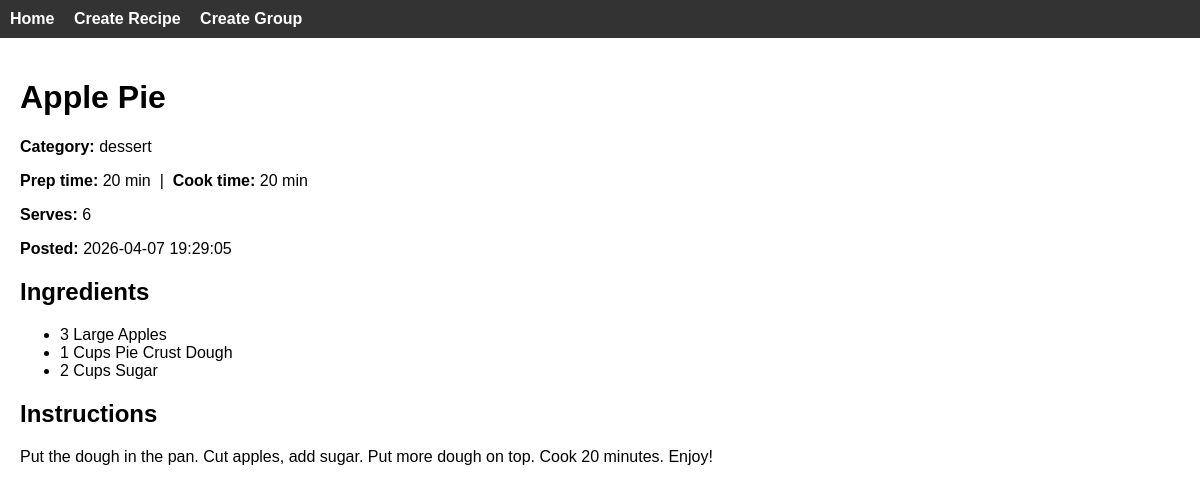
/recipe/1, run on the app's committed database.
### app/models.py (models this page shows)
class Recipe(db.Model):
    __tablename__ = 'recipe'
    id = db.Column(db.Integer, primary_key=True)
    user_email = db.Column(db.String(64), db.ForeignKey('user.email'), nullable=False)
    group_id = db.Column(db.Integer, db.ForeignKey('group.id'), nullable=False)
    title = db.Column(db.String(64), nullable=False)
    prep_time = db.Column(db.Integer, nullable = False)
    cook_time = db.Column(db.Integer, nullable=False)
    body = db.Column(db.TEXT, nullable=False)
    category = db.Column(db.String(64), nullable=False)
    num_serves = db.Column(db.Integer, nullable = False)
    privacy_setting = db.Column(db.String(64), nullable=False)
    is_validated = db.Column(db.Boolean, nullable=True)
    date_posted = db.Column(db.TEXT, nullable=False)
    forked_from_id = db.Column(db.Integer, db.ForeignKey('recipe.id'), nullable=True)

class Ingredient(db.Model):
    __tablename__ = 'ingredient'
    recipe_id = db.Column(db.Integer, db.ForeignKey('recipe.id'), primary_key=True)
    name = db.Column(db.String(64), primary_key=True)
    num = db.Column(db.Integer, nullable=False)
    units = db.Column(db.String(64), nullable=False)

### app/routes.py (the view)
@app.route('/recipe/<int:recipe_id>', methods=['GET'])
def recipe_detail(recipe_id):
    recipe = Recipe.query.get_or_404(recipe_id)
    ingredients = Ingredient.query.filter_by(recipe_id=recipe_id).all()
    return render_template('recipe_detail.html', recipe=recipe, ingredients=ingredients)

### app/templates/recipe_detail.html
{% extends "base.html" %}
{% block content %}
<h1>{{ recipe.title }}</h1>
<p><strong>Category:</strong> {{ recipe.category }}</p>
<p><strong>Prep time:</strong> {{ recipe.prep_time }} min &nbsp;|&nbsp; <strong>Cook time:</strong> {{ recipe.cook_time }} min</p>
<p><strong>Serves:</strong> {{ recipe.num_serves }}</p>
<p><strong>Posted:</strong> {{ recipe.date_posted }}</p>
<h2>Ingredients</h2>
<ul>
  {% for ing in ingredients %}
    <li>{{ ing.num }} {{ ing.units }} {{ ing.name }}</li>
  {% endfor %}
</ul>
<h2>Instructions</h2>
<p>{{ recipe.body }}</p>
{% endblock %}

### app/templates/base.html (style rules this page uses)
body { font-family: Arial, sans-serif; margin: 0; }

### data on the page
Recipe: title "Apple Pie", category "dessert", prep_time "20", cook_time "20", num_serves "6", date_posted "2026-04-07 19:29:05", body "Put the dough in the pan. Cut apples, add sugar. Put more dough on top. Cook 20 minutes. Enjoy!"
Ingredient: num "3", units "Large", name "Apples"
Ingredient: num "1", units "Cups", name "Pie Crust Dough"
Ingredient: num "2", units "Cups", name "Sugar"
